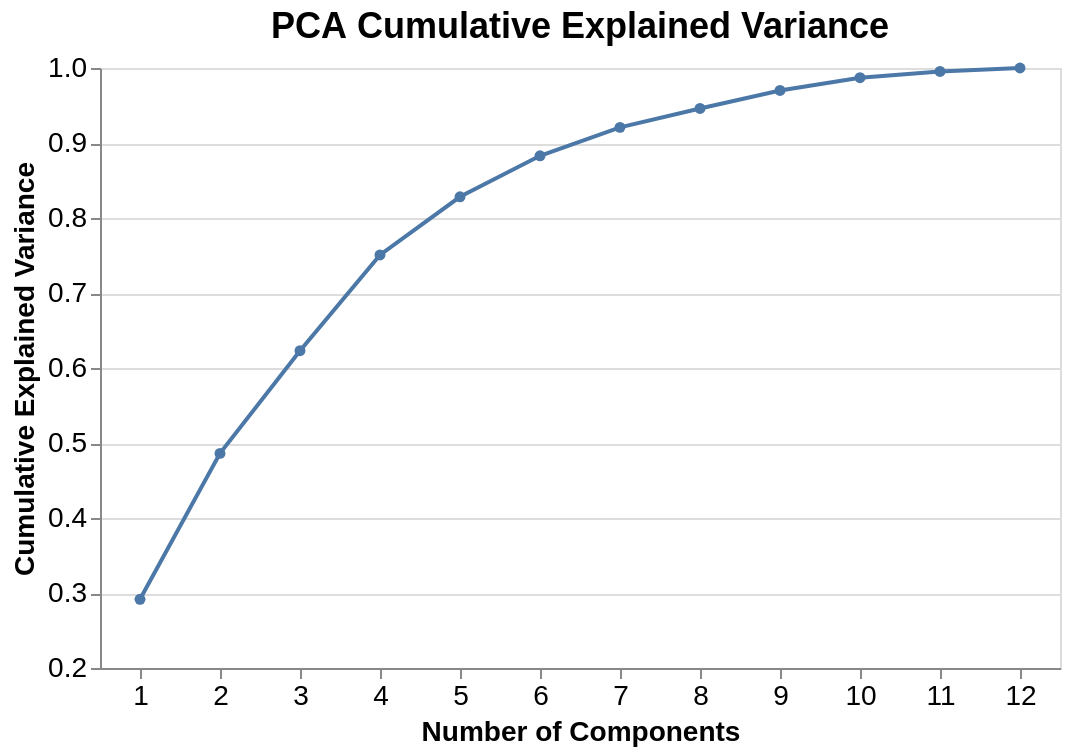

Notebook code cell kept with this figure:
### Code cell
# Function to plot PCA explained variance
def plot_pca_explained_variance(X):
    pca_full = PCA(random_state=42)
    pca_full.fit(X)
    cumsum_variance = np.cumsum(pca_full.explained_variance_ratio_)
    explained_df = pd.DataFrame({
        'Component': np.arange(1, len(cumsum_variance) + 1),
        'CumulativeVariance': cumsum_variance
    })

    return alt.Chart(explained_df).mark_line(point=True).encode(
        x=alt.X('Component:O', title='Number of Components'),
        y=alt.Y('CumulativeVariance:Q', title='Cumulative Explained Variance', scale=alt.Scale(zero=False)),
        tooltip=['Component', alt.Tooltip('CumulativeVariance:Q', format='.2%')]
        ).properties(
            title='PCA Cumulative Explained Variance',
            width=alt.Step(40),
            height=300
        ).configure_axis(
        labelFontSize=14,
        titleFontSize=14,
        labelAngle=0
        ).configure_title(
            fontSize=18
        )
        
plot_pca_explained_variance(reduced_X_scaled_minus_noise)

### Figure 1 — Vega-Lite specification as saved in the notebook (floating-point values rounded to 4 significant figures)
{"config": {"view": {"continuousWidth": 300, "continuousHeight": 300}, "axis": {"labelAngle": 0, "labelFontSize": 14, "titleFontSize": 14}, "title": {"fontSize": 18}}, "data": {"name": "data-423378ff3df12269ebd44f899bb92199"}, "mark": {"type": "line", "point": true}, "encoding": {"tooltip": [{"field": "Component", "type": "quantitative"}, {"field": "CumulativeVariance", "format": ".2%", "type": "quantitative"}], "x": {"field": "Component", "title": "Number of Components", "type": "ordinal"}, "y": {"field": "CumulativeVariance", "scale": {"zero": false}, "title": "Cumulative Explained Variance", "type": "quantitative"}}, "height": 300, "title": "PCA Cumulative Explained Variance", "width": {"step": 40}, "$schema": "https://vega.github.io/schema/vega-lite/v6.1.0.json", "datasets": {"data-423378ff3df12269ebd44f899bb92199": [{"Component": 1, "CumulativeVariance": 0.2916}, {"Component": 2, "CumulativeVariance": 0.4861}, {"Component": 3, "CumulativeVariance": 0.6231}, {"Component": 4, "CumulativeVariance": 0.7508}, {"Component": 5, "CumulativeVariance": 0.8283}, {"Component": 6, "CumulativeVariance": 0.8829}, {"Component": 7, "CumulativeVariance": 0.9208}, {"Component": 8, "CumulativeVariance": 0.946}, {"Component": 9, "CumulativeVariance": 0.97}, {"Component": 10, "CumulativeVariance": 0.987}, {"Component": 11, "CumulativeVariance": 0.9954}, {"Component": 12, "CumulativeVariance": 1.0}]}}
